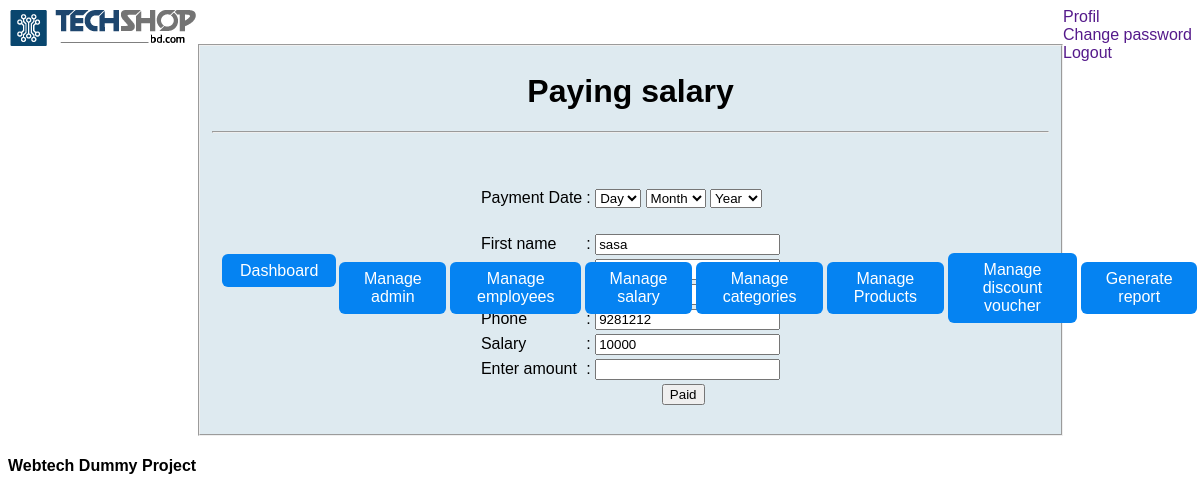
The app's page /Admin/paying_salary.php?id=19 with its own data.
### tables this page shows
CREATE TABLE `users` (
  `id` int(10) NOT NULL,
  `f_name` varchar(50) NOT NULL,
  `l_name` varchar(50) NOT NULL,
  `username` varchar(50) NOT NULL,
  `password` varchar(50) NOT NULL,
  `email` varchar(50) NOT NULL,
  `phone` int(50) NOT NULL,
  `joining_date` varchar(50) NOT NULL,
  `gender` varchar(50) NOT NULL,
  `role` varchar(50) NOT NULL,
  `salary` int(50) NOT NULL,
  `address` text NOT NULL,
  `image` text NOT NULL
);

### Admin/models/db_config.php (called while the page is built, shortened)
<?php
$db_server="localhost";
$db_uname="root";
$db_pass="";
$db_name="etechbd";
function get($query){
  global $db_server,$db_uname,$db_pass,$db_name;
  $conn = mysqli_connect($db_server,$db_uname,$db_pass,$db_name);
  $data=array();
  if($conn){
    $result = mysqli_query($conn,$query);
    while($row = mysqli_fetch_assoc($result)){
      $data[] = $row;
    }
  }
  return $data;
}
?>

### Admin/controllers/SalaryController.php (called while the page is built, shortened)
<?php
require_once 'models/db_config.php';
$amount="";
function getEmploye($id){
  $query="select * from users where id=$id";
  $rs=get($query);
  return $rs[0];
}
 ?>

### Admin/paying_salary.php (the view, shortened to what this page needs)
<?php
require_once 'admin_header.php';
require_once 'controllers/SalaryController.php';
$id=$_GET["id"];
$e=getEmploye($id);
?>
 <fieldset style="background-color:rgb(222 234 240);">
   <h1 align="center">Paying salary</h1>
   <hr>
   <br>
   <form action="" method="post" onsubmit="return validate()" enctype="multipart/form-data">
             <table align="center">
               <tr>
                 <td>
               </td>
               </tr>
               <tr>
     <td>Payment Date</td>
     <td>:
       <select id="day" name="day">
         <option selected disabled>Day</option>
       </select>
       <select id="month" name="month">
           <option selected disabled>Month</option>
       </select>
       <select id="year" name="year">
           <option selected disabled>Year</option>
       </select>
     </td>
   </tr>
   <tr>
     <td></td>
     <td></td>
   </tr>
               <tr>
                 <td>First name</td>
                 <td>: <input  type="text" name="fname" value="<?php echo $e["f_name"];?>" ><br>
                 <span style="color:red;"><?php echo $err_fname;?></span></td>
               </tr>
               <tr>
                 <td>Last name</td>
                 <td>: <input  type="text" name="lname" value="<?php echo $e["l_name"];?>" ><br>
                 <span style="color:red;"><?php echo $err_lname;?></span></td>
               </tr>
               <tr>
                 <td>Username</td>
                 <td>: <input  type="text" name="username" value="<?php echo $e["username"];?>" ><br>
                 <span style="color:red;"><?php echo $err_uname;?></span></td>
               </tr>
               <tr>
                 <td > Phone </td>
                 <td>
                   : <input  type="text"  placeholder="Number" name="phone_num" value="<?php echo $e["phone"];?>">
                   <br><span style="color:red;"><?php echo $err_phone_num;?></span>
                 </td>
               </tr>
               <tr>
                 <td>Salary</td>
                 <td>: <input type="text"  name="salary" value="<?php echo $e["salary"];?>" ><br>
                 <span style="color:red;"><?php echo $err_salary;?></span></td>
               </tr>
               <tr>
                 <td> Enter amount</td>
                 <td>
                   :  <input id="amount" type="text" name="amount" value="<?php echo $amount;?>"><br>
                 </td>
               </tr>
               <tr>
                 <td></td>
                  <td align="center"><input type="submit" name="paying_salary" value="Paid" ></td>
               </tr>
             </table>
   </form>
 </fieldset>
<?php require_once 'admin_footer.php';?>

### Admin/style/admindashboard.css (style rules this page uses)
* { font-family: sans-serif; }

### Admin/style/allstyle.css (style rules this page uses)
* { font-family: sans-serif; }

### Admin/style/form.css (style rules this page uses)
* { font-family: sans-serif; }

### records on screen
users: fname "sasa", phone_num "9281212", salary "10000"
